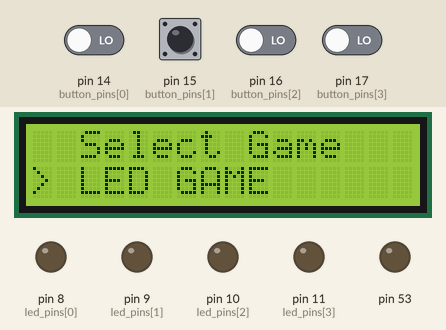
Simulated run of this sketch. Board: Arduino Mega 2560, built with avr-gcc and run on an emulated ATmega2560. Parts: 16×2 character LCD, output pins drawn as LEDs (lit = HIGH). Dashed ring = blinking. The test bench sets the inputs (shaded band); at power-on: pin 14 (button_pins[0]), pin 15 (button_pins[1]), pin 16 (button_pins[2]), pin 17 (button_pins[3]) LOW. Storage starts empty; random numbers use the default seed unless the sketch sets one; what the sketch prints to the serial monitor is not drawn.

Above: at 2.2 s.
2.3 s: pin 15 (button_pins[1]) pulled HIGH for 0.15 s
At 4.59 s:
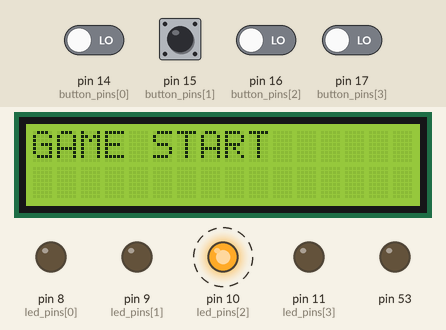
At 6.9 s:
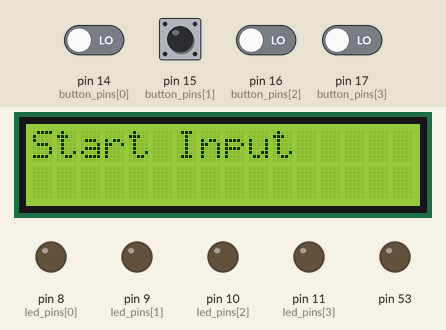
7.3 s: pin 14 (button_pins[0]) driven HIGH and pin 15 (button_pins[1]) driven HIGH and pin 16 (button_pins[2]) driven HIGH and pin 17 (button_pins[3]) driven HIGH
At 7.8 s:
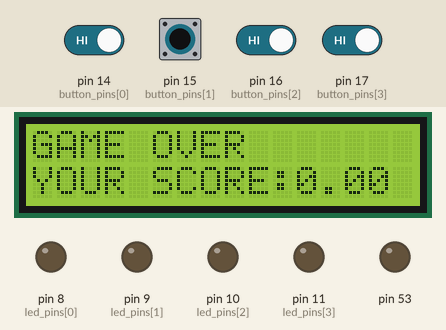
Timing chart, 0 to 10.3 s (numbered marks = the images above; inputs shaded):
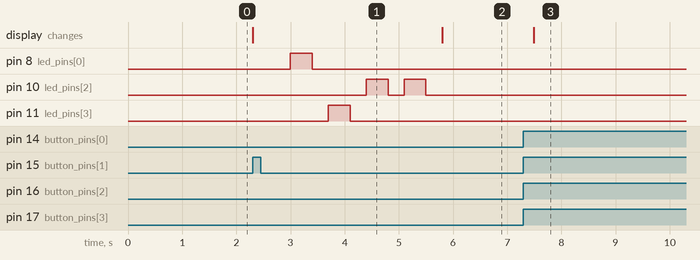

Measured:
- after the input at 2.3 s, pin 8 (led_pins[0]): LOW → HIGH after 0.70 s, → LOW 0.40 s later; pin 10 (led_pins[2]): alternates HIGH for 0.40 s and LOW for 0.30 s, 4 changes in all, then stays LOW, starting after 2.1 s; pin 11 (led_pins[3]): LOW → HIGH after 1.4 s, → LOW 0.40 s later; the display: changes at once (image 1)
- after the input at 7.3 s, the display: changes after 0.19 s (image 3)

The sketch:

mode_select.ino
```cpp
#include <LiquidCrystal.h>
#include <SPI.h>  // SD카드 통신용
#include <SD.h>   // SD카드 라이브러리

LiquidCrystal lcd(44, 45, 46, 47, 48, 49);  // LCD 연결

const int chipSelect = 53; // SD카드 CS핀

int led_pins[] = { 8, 9, 10, 11 };
int button_pins[] = { 14, 15, 16, 17 };
int ifbuttons[] = { 0, 0, 0, 0 };

// mode 상수 집합 정의
enum {
  MODE_MENU = 0,
  MODE_LED = 1,
  MODE_RHYTHM = 2
};
int mode = MODE_MENU;

//LED 순서와 버튼 클릭 순서 기록을 위한 변수
int sequence[256];
int my_button_click[256];
int* p = my_button_click;
int sequence_num = 4;

//delay를 사용할 시, 센서 감지, 연산 등에서 오류 발생 가능성이 많기에
//TIMER 구조체를 따로 생성하여 사용함
struct Timer {
  unsigned long previous = 0;
  unsigned long interval;

  Timer(unsigned long p = 0, unsigned long i = 1000) {
    previous = p;
    interval = i;
  }
};

//interval에 해당하는 초 마다 true를 반환하는 함수(struct(구조체)를 이용하여 각각의 previous를 독립적으로 연산함)
bool per_time_interval(Timer& t) {
  int time_current = millis();
  if (time_current - t.previous >= t.interval) {
    t.previous = time_current;
    return true;
  }
  return false;
}

//LED 순서 랜덤 생성(num에 해당하는 만큼 순서를 생성함)
void make_random_sequence(int num) {
  for (int i = 0; i < num; i++) {
    sequence[i] = random(1, 5);
  }
}

//버튼 클릭 감지(i에 해당하는 인덱스의 버튼을 감지함)
bool button_ifclicked(int i) {
  if (digitalRead(button_pins[i])) {
    if (!ifbuttons[i]++)
      return true;
    delay(50);
  } else ifbuttons[i] = 0;
  return false;
}

//sequence의 값을 하나씩 반환함
int* psequence = sequence;
int led_pins_from_sequence() {
  if (*psequence)
    return led_pins[*psequence++ - 1];
  return 0;
}

//led 온오프 관리 함수
void led_onoff(int pin) {
  for (int i = 8; i <= 11; i++)
    digitalWrite(i, i == pin);
}

// SD카드 데이터 시리얼 모니터에 출력
void printSDLogs() {
  File dataFile = SD.open("game_log.txt");

  if (dataFile) {
    Serial.println("----------- SD Logs -----------");
    while (dataFile.available()) {
      Serial.write(dataFile.read());
    }
    dataFile.close();
    Serial.println("\n-----------------------------");
  } else {
    Serial.println("no logs.");
  }
}

//셋업(LED 출력 시퀀스를 임시로 출력하게 해놓았기에 확인 가능(추후 삭제 예정))
void setup() {
  Serial.begin(9600);
  Serial1.begin(9600);  // NodeMCU와 통신 (19-RX, 18-TX)
  lcd.begin(16, 2);
  randomSeed(analogRead(0));
  /*make_random_sequence(sequence_num);

  Serial.println();
  for (int i = 0; i < sequence_num; i++)
    Serial.print(sequence[i]);
  Serial.println();
*/
  for (int i = 0; i < 4; i++) {
    pinMode(led_pins[i], OUTPUT);
    pinMode(button_pins[i], INPUT);
  }
  // SD카드 통신 시작
  Serial.print("SD Connecting...");
  pinMode(53, OUTPUT);
  // 연결 결과 출력
  if (!SD.begin(chipSelect)) {
    Serial.println("SD Connection Failed.");
  } else {
    Serial.println("SD Connected.");
  }

  printSDLogs(); // SD카드 데이터 출력

  showMenu();
  delay(1000);  //시작 전 딜레이 추후 삭제 예정
}

// TIMER 생성(LED 출력 주기와 켜진 이후 꺼질 때까지의 딜레이 2개)
// 추후 가장 적합한 딜레이로 수정 예정
Timer led_timer1(0, 700);
Timer led_timer2(0, 400);
Timer button_timer1(0, 10000);

// [게임 결과 저장 및 전송]

// SD카드에 저장
void saveToSD(String type, float score, float playTime) {
  // "game_log.txt"에 저장 (없으면 알아서 만듦)
  File dataFile = SD.open("game_log.txt", FILE_WRITE);

  if (dataFile) {
    // 형식: LED,scroe,playTime
    dataFile.print(type);
    dataFile.print(",");
    dataFile.print(score, 1);
    dataFile.print(",");
    dataFile.println(playTime, 1);

    dataFile.close();
    Serial.println("SD카드 저장 완료");
  } else {
    Serial.println("game_log.txt 파일을 열 수 없음");
  }
}

// 사용법: sendResult("LED", 95.5, 20.3);
void sendResult(String type, float score, float playTime) {
  String data = type + "," + String(score, 1) + "," + String(playTime, 1); // 데이터 합치기 (예: "LED,95.5,20.3")
  Serial1.println(data); // NodeMCU로 전송 (Serial1 사용)

  Serial.print("NodeMCU 전송 완료 : ");
  Serial.println(data);
}

// [게임 로직]

// LED GAME
// ex) 3121 = 11 9 10 9
void LED_game() {
  int onoff = 0;
  int finish = 0;
  int LED_score = 0, my_count = 0, LED_finish = 0;

  // 초기화
  memset(my_button_click, 0, sizeof(my_button_click)); // 내 입력 기록 지우기
  memset(sequence, 0, sizeof(sequence));               // 이전 문제 지우기
  p = my_button_click;
  psequence = sequence;
  led_timer1.previous = millis();
  make_random_sequence(sequence_num);

  //게임 시작
  Serial.println("GAME START");
  lcd.clear();
  lcd.setCursor(0,0);
  lcd.print("GAME START");

  while (LED_finish == 0) {
    if (finish) { // 버튼 입력 시작
      for (int i = 0; i < 4; i++) {
        if (button_ifclicked(i)) {
          *p++ = i + 1;
          my_count++;
        }
      }
      // 게임 끝
      // 입력 시간 초과 또는 버튼 다 눌렀을 때
      if (per_time_interval(button_timer1) || my_count == sequence_num) {

        // 게임 소요 시간 계산 (초)
        unsigned long endTime = millis();
        float playTime = (float)(endTime - button_timer1.previous) / 1000.0;

        Serial.println("-----------------------------");
        for (int i = 0; i < sequence_num; i++) {
          Serial.print(sequence[i]);
        }
        Serial.println();
        Serial.println("finish");
        lcd.setCursor(0,0);
        lcd.print("GAME OVER  ");

        for (int i = 0; i < sequence_num; i++) {
          Serial.print(my_button_click[i]);
          if (sequence[i] == my_button_click[i]) LED_score++; // 맞춘 개수 저장
        }

        float score = (float)LED_score / sequence_num * 100;  // 점수 계산
        Serial.print("YOUR SCORE: ");
        Serial.println(score);
        Serial.println();
        Serial.println("-----------------------------");

        lcd.setCursor(0,1);
        lcd.print("YOUR SCORE: ");
        lcd.setCursor(11,1);
        lcd.print(score) ;

        // LED 게임 결과 저장 및 전송
        sendResult("LED", score, playTime);
        saveToSD("LED", score, playTime);

        // 15번핀 버튼 눌릴 때 까지 기다림
        while(!button_ifclicked(1));

        LED_finish = 1;   // 게임 끝내기
        mode = MODE_MENU; // 메뉴로 돌아가기
        showMenu();       // 메뉴 화면 띄우기
      }
    }
    if (per_time_interval(led_timer1) && LED_finish == 0) {  // 0.7초마다 실행
      int pin = led_pins_from_sequence();                    // 다음에 켤 LED 핀 번호
      if (pin == 0) { // 종료 조건 (sequence가 끝났을 때 입력 시작하도록 변경)
        finish = 1;
        button_timer1.previous = millis();  // 버튼 입력 타이머 시작시간
        // 입력 시작 알림
        lcd.setCursor(0,0);
        lcd.print("Start Input");
      } else {
        led_onoff(pin);                  // 해당 핀 켜기
        onoff = 1;                       // 상태 기록
        led_timer2.previous = millis();  // LED 끄는 타이머 시작시간
      }
    }

    if (onoff)
      if (per_time_interval(led_timer2)) {
        led_onoff(0);
        onoff = 0;
      }
  }
}

// RHYTHM GAME
void rhythm_game() {
  int rhythm_finish = 0;

  while (rhythm_finish == 0) {
    lcd.clear();
    lcd.setCursor(0,0);
    lcd.print("RHYTHM GAME");
    delay(5000);

    lcd.setCursor(0,0);
    lcd.print("Press button 1");

    // 임의로 데이터 저장 및 전송
    sendResult("RHYTHM", 80.0, 60.0);
    saveToSD("RHYTHM", 80.0, 60.0);

    // 15번핀 버튼 눌릴 때 까지 기다림
    while(!button_ifclicked(1));

    rhythm_finish = 1;  // 게임 끝내기
    mode = MODE_MENU;   // 메뉴로 돌아가기
    showMenu();         // 메뉴 화면 띄우기
  }
}


// [모드 선택]

// 메뉴 변수 설정
int menuIndex = 0;
const int menuCount = 2;

// 메뉴창 lcd 화면 표시
void showMenu() {
  lcd.clear();
  lcd.setCursor(2, 0);
  lcd.print("Select Game");
  lcd.setCursor(0, 1);

  if (menuIndex == 0) lcd.print("> LED GAME   ");
  else lcd.print("> RHYTHM GAME");
}

// 모드 선택 로직
void menuLoop() {
  if (button_ifclicked(0)) {
    menuIndex = (menuIndex + 1) % menuCount;
    showMenu();
  }

  if (button_ifclicked(1)) {
    if (menuIndex == 0) mode = MODE_LED;
    else if (menuIndex == 1) mode = MODE_RHYTHM;
  }
}


// 메인 루프
void loop() {
  switch (mode) {
    case MODE_MENU:
      menuLoop();
      break;
    case MODE_LED:
      LED_game();
      break;
    case MODE_RHYTHM:
      rhythm_game();
      break;
  }
}
```
